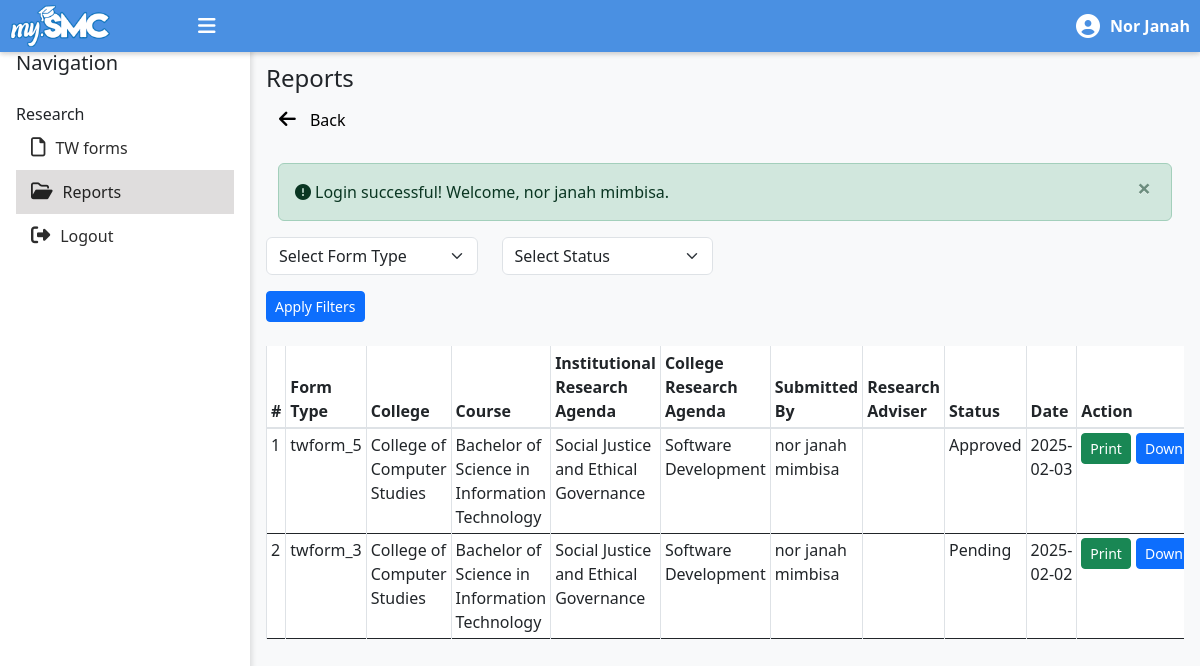
Page /chairman/reports.php (signed in) on the committed database.
### tables this page shows
CREATE TABLE `tw_forms` (
  `tw_form_id` int(11) NOT NULL,
  `form_type` enum('twform_1','twform_2','twform_3','twform_4','twform_5','twform_6') NOT NULL,
  `ir_agenda_id` int(11) NOT NULL,
  `col_agenda_id` int(11) NOT NULL,
  `department_id` int(11) NOT NULL,
  `course_id` int(11) NOT NULL,
  `user_id` int(11) NOT NULL,
  `research_adviser_id` int(11) NOT NULL,
  `overall_status` enum('pending','approved','rejected','') NOT NULL,
  `comments` text DEFAULT NULL,
  `attachment` varchar(255) DEFAULT NULL,
  `submission_date` date DEFAULT NULL,
  `last_updated` timestamp NOT NULL DEFAULT current_timestamp()
);

CREATE TABLE `departments` (
  `department_id` int(11) NOT NULL,
  `department_name` varchar(255) NOT NULL,
  `logo` varchar(255) DEFAULT NULL,
  `date_created` datetime DEFAULT current_timestamp()
);

CREATE TABLE `courses` (
  `course_id` int(11) NOT NULL,
  `course_name` varchar(255) NOT NULL,
  `department_id` int(11) DEFAULT NULL
);

CREATE TABLE `institutional_research_agenda` (
  `ir_agenda_id` int(11) NOT NULL,
  `ir_agenda_name` varchar(255) NOT NULL,
  `sub_areas` text DEFAULT NULL
);

CREATE TABLE `college_research_agenda` (
  `agenda_id` int(11) NOT NULL,
  `agenda_name` varchar(255) NOT NULL,
  `department_id` int(11) DEFAULT NULL,
  `description` text DEFAULT NULL
);

CREATE TABLE `accounts` (
  `user_id` int(255) NOT NULL,
  `username` varchar(50) NOT NULL,
  `password` varchar(255) NOT NULL,
  `firstname` varchar(50) NOT NULL,
  `lastname` varchar(50) NOT NULL,
  `contact` varchar(13) NOT NULL,
  `department_id` int(11) NOT NULL,
  `smc_email` varchar(255) NOT NULL,
  `is_active` tinyint(1) DEFAULT 1,
  `user_type` enum('student','dean','panelist','rmo_staff','research_adviser','chairman') NOT NULL,
  `date_created` datetime NOT NULL DEFAULT current_timestamp()
);

### messages.php (called while the page is built, shortened)
<?php
$messages = isset($_SESSION['messages']) ? $_SESSION['messages'] : [];
?>

### chairman/reports.php (the view, shortened to what this page needs)
<?php
    include('chairman-master.php');
    require '../config/connect.php';
    include '../messages.php';
    $user_id = $_SESSION['user_id'];
    $query = "SELECT department_id FROM ACCOUNTS WHERE user_id = ?";
    $stmt = mysqli_prepare($conn, $query);
    mysqli_stmt_bind_param($stmt, "i", $user_id);
    mysqli_stmt_execute($stmt);
    $result = mysqli_stmt_get_result($stmt);
    $user_data = mysqli_fetch_assoc($result);
    $department_id = $user_data['department_id'];
function getTWForms($department_id, $twform_type = null, $overall_status = null) {
    global $conn;
    $query = "
        SELECT
            tw.tw_form_id,
            tw.form_type,
            tw.user_id,
            ira.ir_agenda_name AS ir_agenda,
            col_agenda.agenda_name AS col_agenda,
            tw.department_id AS department,
            tw.course_id AS course,
            tw.research_adviser_id AS adviser,
            tw.comments,
            tw.overall_status,
            tw.submission_date,
            tw.last_updated,
            u.firstname AS student_firstname,
            u.lastname AS student_lastname,
            dep.department_name AS department_name,
            cou.course_name AS course_name,
            adviser.firstname AS adviser_firstname,
            adviser.lastname AS adviser_lastname
        FROM TW_FORMS tw
        LEFT JOIN ACCOUNTS u ON tw.user_id = u.user_id
        LEFT JOIN DEPARTMENTS dep ON tw.department_id = dep.department_id
        LEFT JOIN COURSES cou ON tw.course_id = cou.course_id
        LEFT JOIN institutional_research_agenda ira ON tw.ir_agenda_id = ira.ir_agenda_id
        LEFT JOIN college_research_agenda col_agenda ON tw.col_agenda_id = col_agenda.agenda_id
        LEFT JOIN ACCOUNTS adviser ON tw.research_adviser_id = adviser.user_id AND adviser.user_type = 'panelist'
        WHERE tw.department_id = ? AND tw.form_type IN ('twform_3', 'twform_5')
    ";
    $query .= " ORDER BY tw.last_updated DESC";
    $stmt = mysqli_prepare($conn, $query);
    $params = [$department_id];
    mysqli_stmt_bind_param($stmt, str_repeat('s', count($params)), ...$params);
    mysqli_stmt_execute($stmt);
    $result = mysqli_stmt_get_result($stmt);
    $twform_details = [];
    while ($row = mysqli_fetch_assoc($result)) {
        $twform_details[] = $row;
    }
    return $twform_details;
}
$twform_type = $_GET['twform_type'] ?? null;
$overall_status = $_GET['overall_status'] ?? null;
$twform_details = getTWForms($department_id, $twform_type, $overall_status);
?>
<section id="tw-forms" class="pt-4">
    <div class="header-container pt-4">
        <h4 class="text-left">Reports</h4>
    </div>
    <div class="d-flex justify-content-between align-items-center mb-4">
        <a href="javascript:history.back()" class="btn btn-link" style="font-size: 1rem; text-decoration: none; color: black;">
            <i class="fas fa-arrow-left" style="margin-right: 10px; font-size: 1.2rem;"></i>
            Back
        </a>
    </div>
    <?php if (!empty($messages)): ?>
        <div class="container mt-3">
            <?php foreach ($messages as $message): ?>
                <div class="alert alert-<?= htmlspecialchars($message['tags']) ?> alert-dismissible fade show" role="alert">
                <i class="fa-solid fa-circle-exclamation mr-1"></i><?= htmlspecialchars($message['content']) ?>
                    <button type="button" class="close" data-bs-dismiss="alert" aria-label="Close">
                        <span aria-hidden="true">&times;</span>
                    </button>
                </div>
            <?php endforeach; ?>
        </div>
    <?php endif; ?>
    <div class="row mb-3">
        <div class="col-md-3">
            <select id="twform_type" class="form-select">
                <option value="">Select Form Type</option>
            </select>
        </div>
        <div class="col-md-3">
            <select id="overall_status" class="form-select">
                <option value="">Select Status</option>
            </select>
        </div>
    </div>
    <div class="d-flex justify-content-between align-items-center mb-4">
        <button id="apply-filters" class="btn btn-primary btn-sm">Apply Filters</button>
    </div>
    <div class="table-responsive">
        <table id="items-table" class="table table-bordered table-sm display">
            <thead class="thead-background">
                <tr>
                    <th>#</th>
                    <th>Form Type</th>
                    <th>College</th>
                    <th>Course</th>
                    <th>Institutional Research Agenda</th>
                    <th>College Research Agenda</th>
                    <th>Submitted By</th>
                    <th>Research Adviser</th>
                    <th>Status</th>
                    <th>Date</th>
                    <th>Action</th>
                </tr>
            </thead>
            <tbody>
                <?php $i = 1; foreach ($twform_details as $form): ?>
                    <tr>
                        <td><?= $i++; ?></td>
                        <td><?= $form['form_type'] ?></td>
                        <td><?= $form['department_name'] ?></td>
                        <td><?= $form['course_name'] ?></td>
                        <td><?= $form['ir_agenda'] ?></td>
                        <td><?= $form['col_agenda'] ?></td>
                        <td><?= $form['student_firstname'] . ' ' . $form['student_lastname'] ?></td>
                        <td><?= $form['adviser_firstname'] . ' ' . $form['adviser_lastname'] ?></td>
                        <td><?= ucfirst($form['overall_status']) ?></td>
                        <td><?= $form['submission_date'] ?></td>
                        <td>
                            <?php
                                switch ($form['form_type']) {
                                    case 'twform_3':
                                        $pdfPage = 'generate_twform3_pdf.php';
                                        break;
                                    case 'twform_5':
                                        $pdfPage = 'generate_twform5_pdf.php';
                                        break;
                                }
                            ?>
                            <div class="d-flex justify-content-between align-items-center mb-1" style="gap: 5px">
                                <?php if ($pdfPage): ?>
                                    <a href="../<?= $pdfPage ?>?tw_form_id=<?= $form['tw_form_id'] ?>&action=I" class="btn btn-success btn-sm" target="_blank">Print</a>
                                    <a href="../<?= $pdfPage ?>?tw_form_id=<?= $form['tw_form_id'] ?>&action=D" class="btn btn-primary btn-sm" target="_blank">Download</a>
                                <?php else: ?>
                                    <span class="text-muted">PDF generation not available for this form type.</span>
                                <?php endif; ?>
                            </div>
                        </td>
                    </tr>
                <?php endforeach; ?>
            </tbody>
        </table>
    </div>
</section>
<?php
include('chairman-master.php');
?>

### css/dashboard.css (style rules this page uses)
body { display: flex; min-height: 100vh; margin: 0; background-color: #a8b5c7; }
.form-select { width: auto; min-width: 200px; }
.alert { padding: 10px; display: flex; align-items: center; max-width: 100%; margin-bottom: 20px; border-radius: 5px; }

### chairman/reports.php (style rules this page uses)
.thead-background { background-color:rgb(56, 120, 193); color: white; }

### rows in the picture
tw_forms: form_type "twform_5", department.department_name "College of Computer Studies", course.course_name "Bachelor of Science in Information Technology", ir_agenda.ir_agenda_name "Social Justice and Ethical Governance", col_agenda.agenda_name "Software Development", user.firstname "nor janah", user.lastname "mimbisa", overall_status "Approved", submission_date "2025-02-03"
tw_forms: form_type "twform_3", department.department_name "College of Computer Studies", course.course_name "Bachelor of Science in Information Technology", ir_agenda.ir_agenda_name "Social Justice and Ethical Governance", col_agenda.agenda_name "Software Development", user.firstname "nor janah", user.lastname "mimbisa", overall_status "Pending", submission_date "2025-02-02"

### other values in the picture
$firstname "Nor Janah"
$message['content'] "Login successful! Welcome, nor janah mimbisa."
